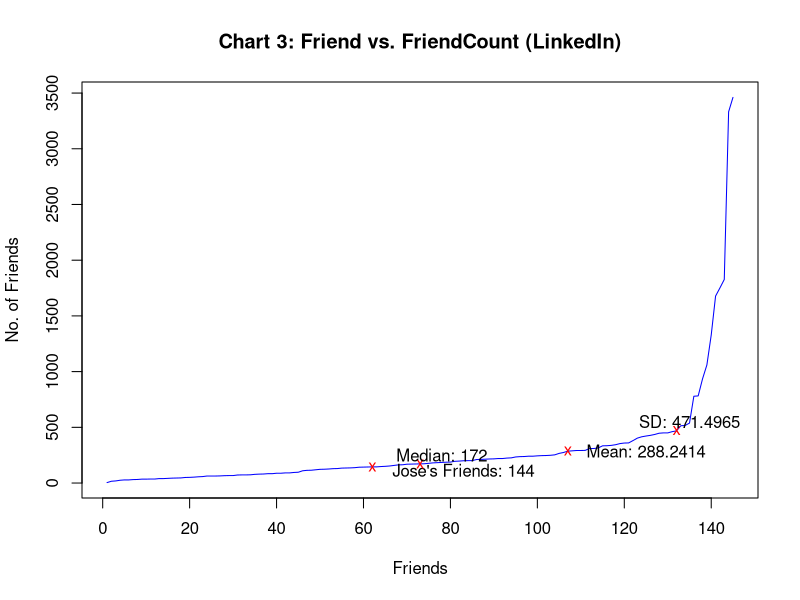

Here is the R script that generated this plot:
#!/usr/bin/env Rscript


rawInput <- read.csv(file='FoFCountLinkedIn.csv', head=TRUE, sep=",")
rawInput$FRIENDCOUNT <- sort(rawInput$FRIENDCOUNT, decreasing = FALSE)

plot(rawInput$FRIENDCOUNT, type='l', xlab='Friends', ylab='No. of Friends', main='Chart 3: Friend vs. FriendCount (LinkedIn)', col='blue')
rawInput$FRIENDCOUNT
meanValue <- mean(rawInput$FRIENDCOUNT)
meanValue
medianValue <- median(rawInput$FRIENDCOUNT)
medianValue
standardDeviationValue <- sd(rawInput$FRIENDCOUNT)
standardDeviationValue


text(62, 144, "x", col = 'red')#Jose is 62th on list
text(83, 115, "Jose's Friends: 144")

text(107, meanValue, 'x', col = 'red')
text(125, meanValue, 'Mean: 288.2414')

text(73, medianValue, 'x', col = 'red')
text(78, medianValue+80, 'Median: 172')

text(132, standardDeviationValue, 'x', col = 'red')
text(135, standardDeviationValue+80, 'SD: 471.4965')



